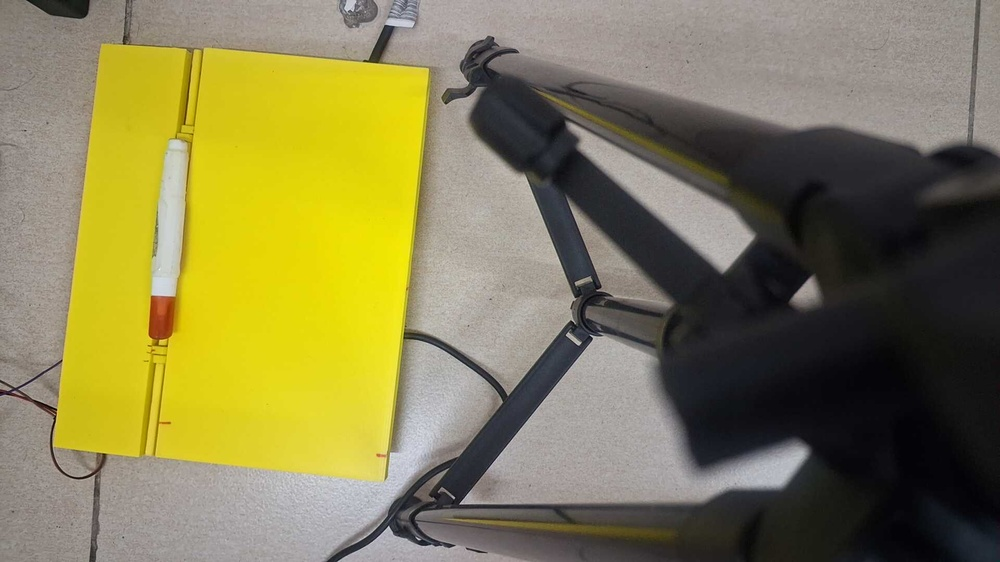
#> input picture test.jpg, 1000 x 562 px, shrunk from 1920 x 1080 before the run
$ python -i thermal_utils.py   (imports and definitions only)
#> lines starting #> are read from the running program, lines starting #| are printed output that depends on the picture; after the words box and inside, x2 and y2 are one past the last pixel; in counts of white or black regions, pixels touching at a corner belong together
"""
Shared Stage A (segmentation) + Stage B (feature extraction) utilities.

Everything downstream of extract_features() operates only on the small
feature dict it returns -- never on raw pixels -- which is what makes the
rest of the pipeline background-invariant. See IMPLEMENTATION_PLAN.md, Stage B.
"""

import numpy as np
from PIL import Image
from scipy import ndimage

# --------------------------------------------------------------------------
# Config -- tune to your camera / bed setup
# --------------------------------------------------------------------------
MORPH_CLOSE_SIZE = 5
MORPH_OPEN_SIZE = 3
MIN_BLOB_AREA = 500          # px^2, discard components smaller than this
MAX_PERSON_AREA_FRAC = 0.6   # sanity bound: a single person shouldn't fill >60% of frame
                              # (helps flag "largest blob is NOT the person", e.g. a
                              # heating pad or lighting artifact -- see plan Sec.5)

LEFT_ZONE_FRAC = 0.30
RIGHT_ZONE_FRAC = 0.30


def load_grayscale(path):
#> called with path = '../test.jpg'
    img = Image.open(path).convert("RGBA")
    arr = np.array(img)[:, :, 0].astype(np.float64)
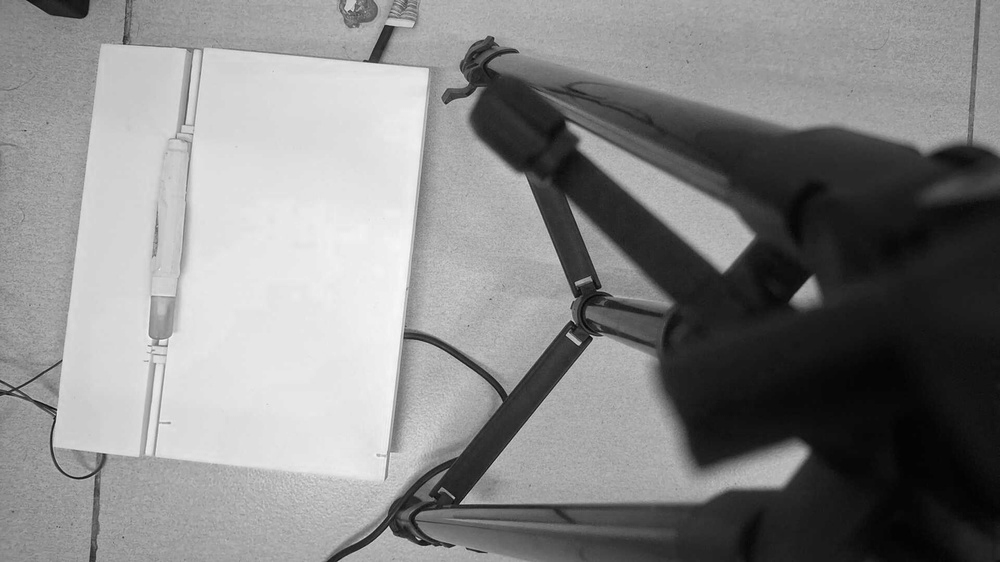
#> arr: shape (562, 1000) float64; min 1, max 251, mean 133.3
    return arr


def otsu_threshold(gray):
    hist, _ = np.histogram(gray.ravel(), bins=256, range=(0, 255))
#> hist = 256 values, max 10282 at index 230, min 0 at index 0, mean 2195.3
    hist = hist.astype(np.float64)
    total = hist.sum()
#> total = 562000
    sum_all = np.dot(np.arange(256), hist)
#> sum_all = 74941851
    sum_bg, w_bg, max_var, thresh = 0.0, 0.0, 0.0, 0
    for t in range(256):
        w_bg += hist[t]
        if w_bg == 0:
            continue
        w_fg = total - w_bg
        if w_fg == 0:
            break
        sum_bg += t * hist[t]
        mean_bg = sum_bg / w_bg
        mean_fg = (sum_all - sum_bg) / w_fg
        var_between = w_bg * w_fg * (mean_bg - mean_fg) ** 2
        if var_between > max_var:
            max_var = var_between
            thresh = t
#> this loop made 252 passes
#> (w_bg, w_fg, sum_bg, mean_bg, mean_fg, max_var) on passes 2 to 13: (1, 561999, 1, 1, 133.3, 9.84e+09), (5, 561995, 9, 1.8, 133.3, 4.86e+10), (114, 561886, 336, 2.95, 133.4, 1.09e+12), (2312, 559688, 9128, 3.95, 133.9, 2.18e+13), (3164, 558836, 13388, 4.23, 134.1, 2.98e+13), (8016, 553984, 42500, 5.3, 135.2, 7.49e+13), (9368, 552632, 51964, 5.55, 135.5, 8.74e+13), (13673, 548327, 86404, 6.32, 136.5, 1.27e+14), (15226, 546774, 100381, 6.59, 136.9, 1.41e+14), (20219, 541781, 150311, 7.43, 138, 1.87e+14), (21879, 540121, 168571, 7.7, 138.4, 2.02e+14), (25342, 536658, 210127, 8.29, 139.3, 2.33e+14)
#> w_bg on pass 1: 0
#> after the loop, max_var = 1.46e+15; sum_bg = 74941600; thresh = 109; w_bg = 562000
    return thresh


def segment_person(gray, noise_jitter_std=0.0, rng=None):
    """
    Stage A: returns a clean boolean mask of the person.
    noise_jitter_std: optional Gaussian noise added before thresholding, used
      during TRAINING as segmentation-robustness augmentation (see plan Stage C).
      Leave at 0.0 for real inference.
    """
    g = gray
    if noise_jitter_std > 0:
        rng = rng or np.random.default_rng()
        g = gray + rng.normal(0, noise_jitter_std, size=gray.shape)

    t = otsu_threshold(g)
    mask = g > t
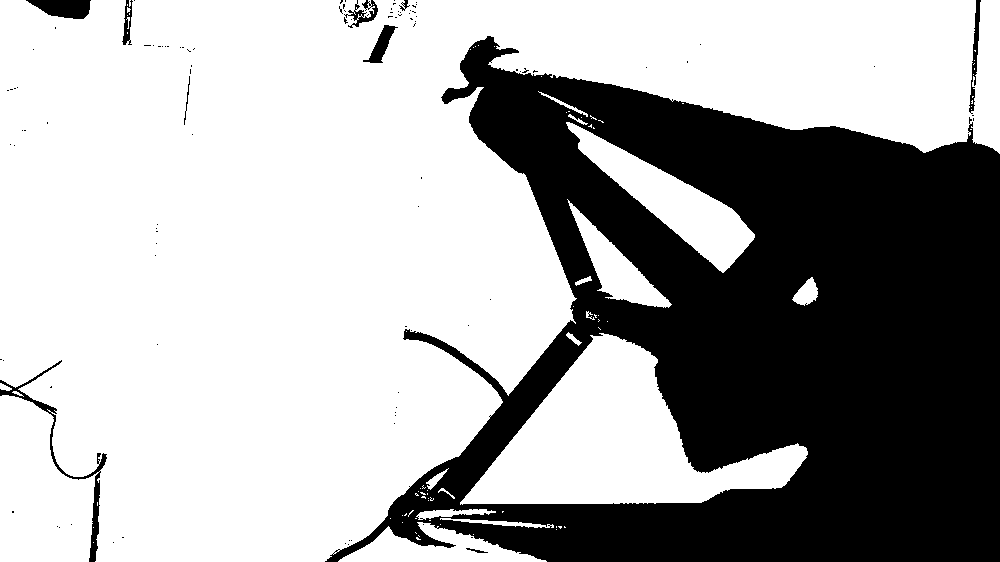
#> mask: shape (562, 1000) bool; 66.3% white; 104 black regions (94 under 20 px), largest, box (x1, y1, x2, y2) and area: (325, 36, 1000, 562) 185470, (0, 360, 107, 562) 1336, (26, 0, 91, 19) 881

    mask = ndimage.binary_closing(mask, structure=np.ones((MORPH_CLOSE_SIZE, MORPH_CLOSE_SIZE)))
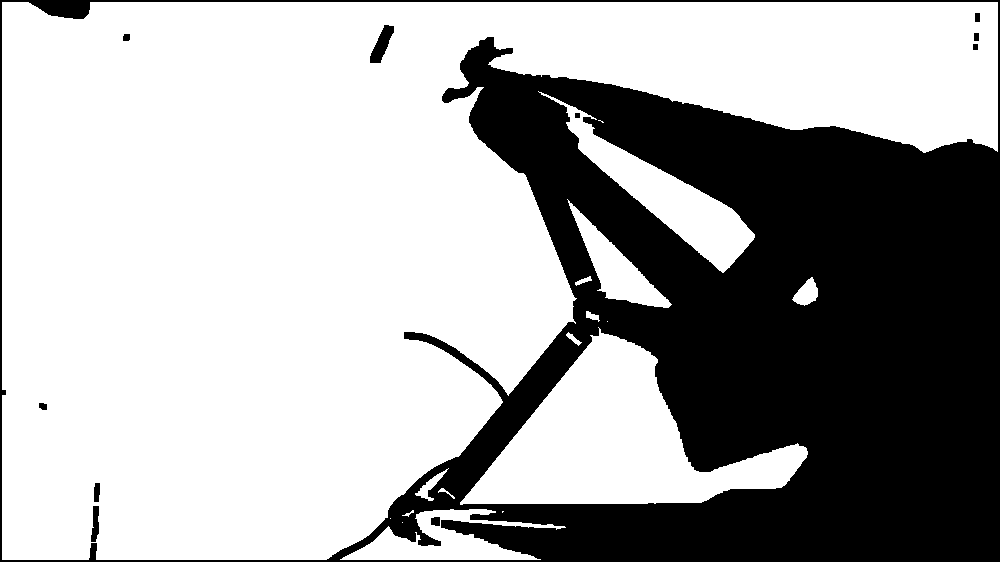
#> mask: shape (562, 1000) bool; 66.1% white; 11 black regions, largest, box (x1, y1, x2, y2) and area: (0, 0, 1000, 562) 189708, (370, 25, 394, 63) 453, (91, 506, 99, 542) 212
    mask = ndimage.binary_opening(mask, structure=np.ones((MORPH_OPEN_SIZE, MORPH_OPEN_SIZE)))
#> mask: shape (562, 1000) bool; 66% white; 9 black regions, largest, box (x1, y1, x2, y2) and area: (0, 0, 1000, 562) 190267, (370, 25, 394, 63) 453, (94, 483, 100, 502) 103

    labeled, n = ndimage.label(mask)
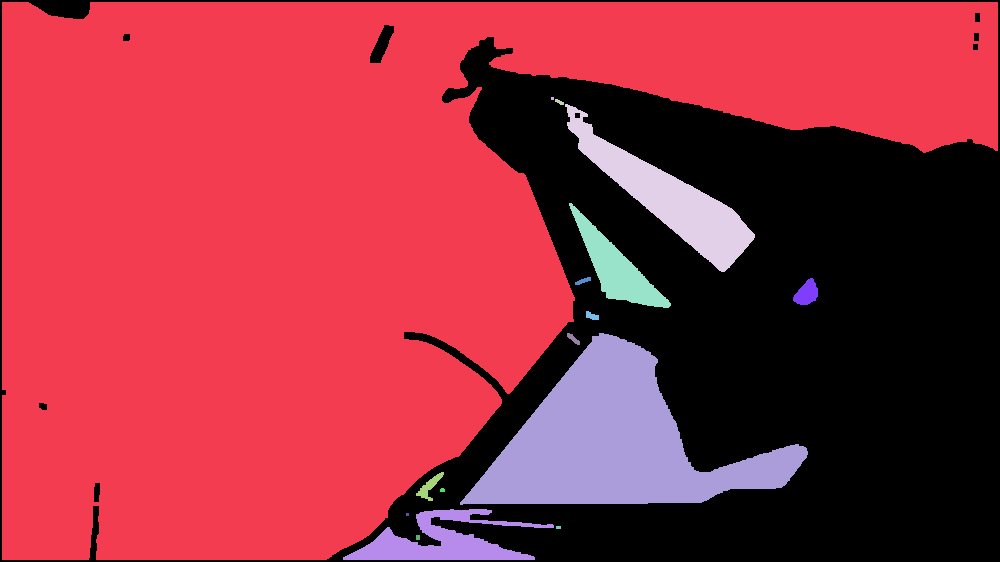
#> labeled: shape (562, 1000) int32; 17 distinct labels, from 0 to 16; one colour per label, 0 black
    if n == 0:
        return np.zeros_like(mask), t, False

    sizes = ndimage.sum(mask, labeled, range(1, n + 1))
    largest_label = np.argmax(sizes) + 1
    largest_area = sizes[largest_label - 1]

    if largest_area < MIN_BLOB_AREA:
        return np.zeros_like(mask), t, False

    area_frac = largest_area / mask.size
    plausible = area_frac <= MAX_PERSON_AREA_FRAC  # False => likely NOT the person (see Sec.5)

    person_mask = labeled == largest_label
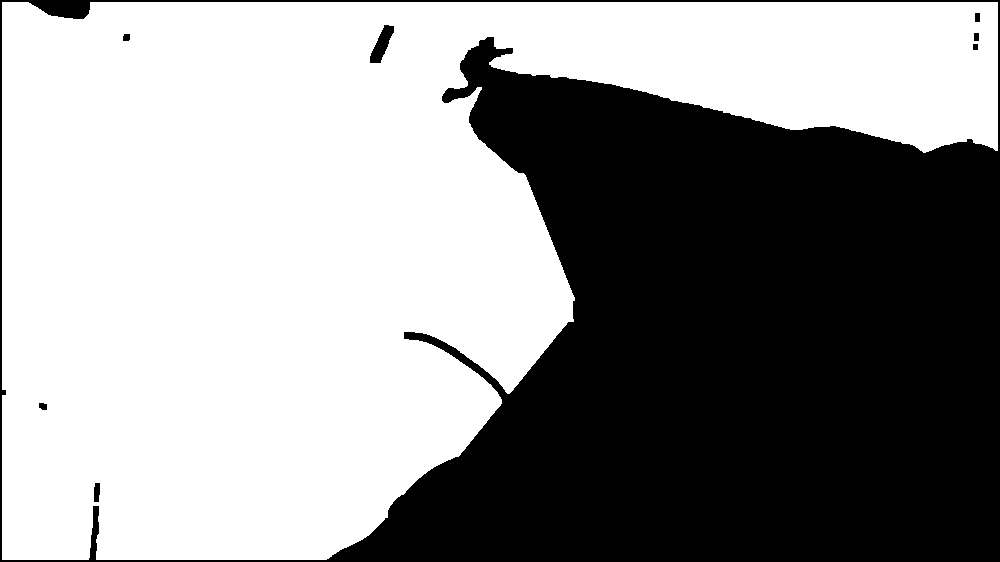
#> person_mask: shape (562, 1000) bool; 58% white; 8 black regions, largest, box (x1, y1, x2, y2) and area: (0, 0, 1000, 562) 235378, (370, 25, 394, 63) 453, (94, 483, 100, 502) 103
    return person_mask, t, plausible


def extract_features(mask, img_shape):
    """Stage B: reduce a person mask to a small, background-invariant feature dict."""
    h, w = img_shape
    ys, xs = np.where(mask)
    if len(xs) == 0:
        return None

    x_min, x_max = xs.min(), xs.max()
    y_min, y_max = ys.min(), ys.max()
    width, height = x_max - x_min, y_max - y_min
    centroid_x, centroid_y = xs.mean(), ys.mean()

    cx, cy = centroid_x, centroid_y
    xs_c, ys_c = xs - cx, ys - cy
    cov = np.cov(np.stack([xs_c, ys_c]))
    eigvals, eigvecs = np.linalg.eigh(cov)
    major_axis = eigvecs[:, np.argmax(eigvals)]
    angle_deg = np.degrees(np.arctan2(major_axis[1], major_axis[0])) % 180

    return {
        "centroid_x_frac": float(centroid_x / w),
        "centroid_y_frac": float(centroid_y / h),
        "bbox": (int(x_min), int(y_min), int(x_max), int(y_max)),
        "aspect_ratio": float(width / max(height, 1)),
        "area_frac": float(len(xs) / (h * w)),
        "orientation_angle_deg": float(angle_deg),
    }


def classify_zone(centroid_x_frac):
    if centroid_x_frac < LEFT_ZONE_FRAC:
        return "LEFT"
    elif centroid_x_frac > (1 - RIGHT_ZONE_FRAC):
        return "RIGHT"
    return "CENTER"


def feature_vector(features):
    """Fixed-order numeric vector for ML models -- pixels never appear here."""
    return np.array([
        features["centroid_x_frac"],
        features["centroid_y_frac"],
        features["aspect_ratio"],
        features["area_frac"],
        features["orientation_angle_deg"] / 180.0,  # normalize to [0,1]
    ])


def process_image(path, noise_jitter_std=0.0, rng=None):
    """Convenience: load -> segment -> extract features, in one call."""
    gray = load_grayscale(path)
    mask, thresh, plausible = segment_person(gray, noise_jitter_std, rng)
    feats = extract_features(mask, gray.shape)
    return feats, mask, thresh, plausible

>>> result = process_image('../test.jpg')
